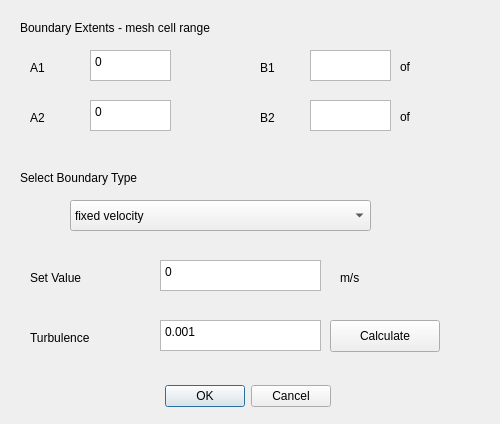
<?xml version="1.0" encoding="UTF-8"?>
<ui version="4.0">
 <class>SBoundaryDialog</class>
 <widget class="QDialog" name="SBoundaryDialog">
  <property name="geometry">
   <rect>
    <x>0</x>
    <y>0</y>
    <width>500</width>
    <height>424</height>
   </rect>
  </property>
  <property name="sizePolicy">
   <sizepolicy hsizetype="Fixed" vsizetype="Fixed">
    <horstretch>0</horstretch>
    <verstretch>0</verstretch>
   </sizepolicy>
  </property>
  <property name="minimumSize">
   <size>
    <width>500</width>
    <height>424</height>
   </size>
  </property>
  <property name="maximumSize">
   <size>
    <width>500</width>
    <height>424</height>
   </size>
  </property>
  <property name="windowTitle">
   <string>Special Boundary</string>
  </property>
  <widget class="QDialogButtonBox" name="buttonBox">
   <property name="geometry">
    <rect>
     <x>40</x>
     <y>380</y>
     <width>291</width>
     <height>32</height>
    </rect>
   </property>
   <property name="orientation">
    <enum>Qt::Horizontal</enum>
   </property>
   <property name="standardButtons">
    <set>QDialogButtonBox::Cancel|QDialogButtonBox::Ok</set>
   </property>
  </widget>
  <widget class="QLabel" name="label">
   <property name="geometry">
    <rect>
     <x>20</x>
     <y>170</y>
     <width>251</width>
     <height>16</height>
    </rect>
   </property>
   <property name="text">
    <string>Select Boundary Type</string>
   </property>
  </widget>
  <widget class="QComboBox" name="select">
   <property name="geometry">
    <rect>
     <x>70</x>
     <y>200</y>
     <width>301</width>
     <height>31</height>
    </rect>
   </property>
   <item>
    <property name="text">
     <string>fixed velocity</string>
    </property>
   </item>
   <item>
    <property name="text">
     <string>mass outflow</string>
    </property>
   </item>
   <item>
    <property name="text">
     <string>hydraulic grade</string>
    </property>
   </item>
  </widget>
  <widget class="QLabel" name="labelValue">
   <property name="geometry">
    <rect>
     <x>30</x>
     <y>270</y>
     <width>251</width>
     <height>16</height>
    </rect>
   </property>
   <property name="text">
    <string>Set Value</string>
   </property>
  </widget>
  <widget class="QPlainTextEdit" name="value">
   <property name="geometry">
    <rect>
     <x>160</x>
     <y>260</y>
     <width>161</width>
     <height>31</height>
    </rect>
   </property>
   <property name="verticalScrollBarPolicy">
    <enum>Qt::ScrollBarAlwaysOff</enum>
   </property>
   <property name="tabChangesFocus">
    <bool>true</bool>
   </property>
   <property name="lineWrapMode">
    <enum>QPlainTextEdit::NoWrap</enum>
   </property>
   <property name="plainText">
    <string>0</string>
   </property>
  </widget>
  <widget class="QPlainTextEdit" name="turbulence">
   <property name="geometry">
    <rect>
     <x>160</x>
     <y>320</y>
     <width>161</width>
     <height>31</height>
    </rect>
   </property>
   <property name="verticalScrollBarPolicy">
    <enum>Qt::ScrollBarAlwaysOff</enum>
   </property>
   <property name="tabChangesFocus">
    <bool>true</bool>
   </property>
   <property name="lineWrapMode">
    <enum>QPlainTextEdit::NoWrap</enum>
   </property>
   <property name="plainText">
    <string>0.001</string>
   </property>
  </widget>
  <widget class="QLabel" name="labelTurbulence">
   <property name="geometry">
    <rect>
     <x>30</x>
     <y>330</y>
     <width>71</width>
     <height>16</height>
    </rect>
   </property>
   <property name="text">
    <string>Turbulence</string>
   </property>
  </widget>
  <widget class="QLabel" name="label_4">
   <property name="geometry">
    <rect>
     <x>20</x>
     <y>20</y>
     <width>291</width>
     <height>16</height>
    </rect>
   </property>
   <property name="text">
    <string>Boundary Extents - mesh cell range</string>
   </property>
  </widget>
  <widget class="QLabel" name="A1">
   <property name="geometry">
    <rect>
     <x>30</x>
     <y>60</y>
     <width>51</width>
     <height>16</height>
    </rect>
   </property>
   <property name="text">
    <string>A1</string>
   </property>
  </widget>
  <widget class="QPlainTextEdit" name="extentA1">
   <property name="geometry">
    <rect>
     <x>90</x>
     <y>50</y>
     <width>81</width>
     <height>31</height>
    </rect>
   </property>
   <property name="verticalScrollBarPolicy">
    <enum>Qt::ScrollBarAlwaysOff</enum>
   </property>
   <property name="tabChangesFocus">
    <bool>true</bool>
   </property>
   <property name="lineWrapMode">
    <enum>QPlainTextEdit::NoWrap</enum>
   </property>
   <property name="plainText">
    <string>0</string>
   </property>
  </widget>
  <widget class="QLabel" name="B1">
   <property name="geometry">
    <rect>
     <x>260</x>
     <y>60</y>
     <width>41</width>
     <height>16</height>
    </rect>
   </property>
   <property name="text">
    <string>B1</string>
   </property>
  </widget>
  <widget class="QPlainTextEdit" name="extentB1">
   <property name="geometry">
    <rect>
     <x>310</x>
     <y>50</y>
     <width>81</width>
     <height>31</height>
    </rect>
   </property>
   <property name="verticalScrollBarPolicy">
    <enum>Qt::ScrollBarAlwaysOff</enum>
   </property>
   <property name="horizontalScrollBarPolicy">
    <enum>Qt::ScrollBarAlwaysOff</enum>
   </property>
   <property name="tabChangesFocus">
    <bool>true</bool>
   </property>
   <property name="lineWrapMode">
    <enum>QPlainTextEdit::NoWrap</enum>
   </property>
  </widget>
  <widget class="QPlainTextEdit" name="extentB2">
   <property name="geometry">
    <rect>
     <x>310</x>
     <y>100</y>
     <width>81</width>
     <height>31</height>
    </rect>
   </property>
   <property name="verticalScrollBarPolicy">
    <enum>Qt::ScrollBarAlwaysOff</enum>
   </property>
   <property name="horizontalScrollBarPolicy">
    <enum>Qt::ScrollBarAlwaysOff</enum>
   </property>
   <property name="tabChangesFocus">
    <bool>true</bool>
   </property>
   <property name="lineWrapMode">
    <enum>QPlainTextEdit::NoWrap</enum>
   </property>
  </widget>
  <widget class="QLabel" name="B2">
   <property name="geometry">
    <rect>
     <x>260</x>
     <y>110</y>
     <width>41</width>
     <height>16</height>
    </rect>
   </property>
   <property name="text">
    <string>B2</string>
   </property>
  </widget>
  <widget class="QPlainTextEdit" name="extentA2">
   <property name="geometry">
    <rect>
     <x>90</x>
     <y>100</y>
     <width>81</width>
     <height>31</height>
    </rect>
   </property>
   <property name="verticalScrollBarPolicy">
    <enum>Qt::ScrollBarAlwaysOff</enum>
   </property>
   <property name="tabChangesFocus">
    <bool>true</bool>
   </property>
   <property name="lineWrapMode">
    <enum>QPlainTextEdit::NoWrap</enum>
   </property>
   <property name="plainText">
    <string>0</string>
   </property>
  </widget>
  <widget class="QLabel" name="A2">
   <property name="geometry">
    <rect>
     <x>30</x>
     <y>110</y>
     <width>51</width>
     <height>16</height>
    </rect>
   </property>
   <property name="text">
    <string>A2</string>
   </property>
  </widget>
  <widget class="QPushButton" name="calculate">
   <property name="geometry">
    <rect>
     <x>330</x>
     <y>320</y>
     <width>110</width>
     <height>32</height>
    </rect>
   </property>
   <property name="text">
    <string>Calculate</string>
   </property>
  </widget>
  <widget class="QLabel" name="units">
   <property name="geometry">
    <rect>
     <x>340</x>
     <y>270</y>
     <width>59</width>
     <height>16</height>
    </rect>
   </property>
   <property name="text">
    <string>m/s</string>
   </property>
  </widget>
  <widget class="QLabel" name="maxA">
   <property name="geometry">
    <rect>
     <x>400</x>
     <y>60</y>
     <width>56</width>
     <height>13</height>
    </rect>
   </property>
   <property name="text">
    <string>of </string>
   </property>
  </widget>
  <widget class="QLabel" name="maxB">
   <property name="geometry">
    <rect>
     <x>400</x>
     <y>110</y>
     <width>56</width>
     <height>13</height>
    </rect>
   </property>
   <property name="text">
    <string>of </string>
   </property>
  </widget>
 </widget>
 <tabstops>
  <tabstop>extentA1</tabstop>
  <tabstop>extentB1</tabstop>
  <tabstop>extentA2</tabstop>
  <tabstop>extentB2</tabstop>
  <tabstop>select</tabstop>
  <tabstop>value</tabstop>
  <tabstop>turbulence</tabstop>
  <tabstop>calculate</tabstop>
 </tabstops>
 <resources/>
 <connections>
  <connection>
   <sender>buttonBox</sender>
   <signal>accepted()</signal>
   <receiver>SBoundaryDialog</receiver>
   <slot>accept()</slot>
   <hints>
    <hint type="sourcelabel">
     <x>248</x>
     <y>254</y>
    </hint>
    <hint type="destinationlabel">
     <x>157</x>
     <y>274</y>
    </hint>
   </hints>
  </connection>
  <connection>
   <sender>buttonBox</sender>
   <signal>rejected()</signal>
   <receiver>SBoundaryDialog</receiver>
   <slot>reject()</slot>
   <hints>
    <hint type="sourcelabel">
     <x>316</x>
     <y>260</y>
    </hint>
    <hint type="destinationlabel">
     <x>286</x>
     <y>274</y>
    </hint>
   </hints>
  </connection>
 </connections>
</ui>
